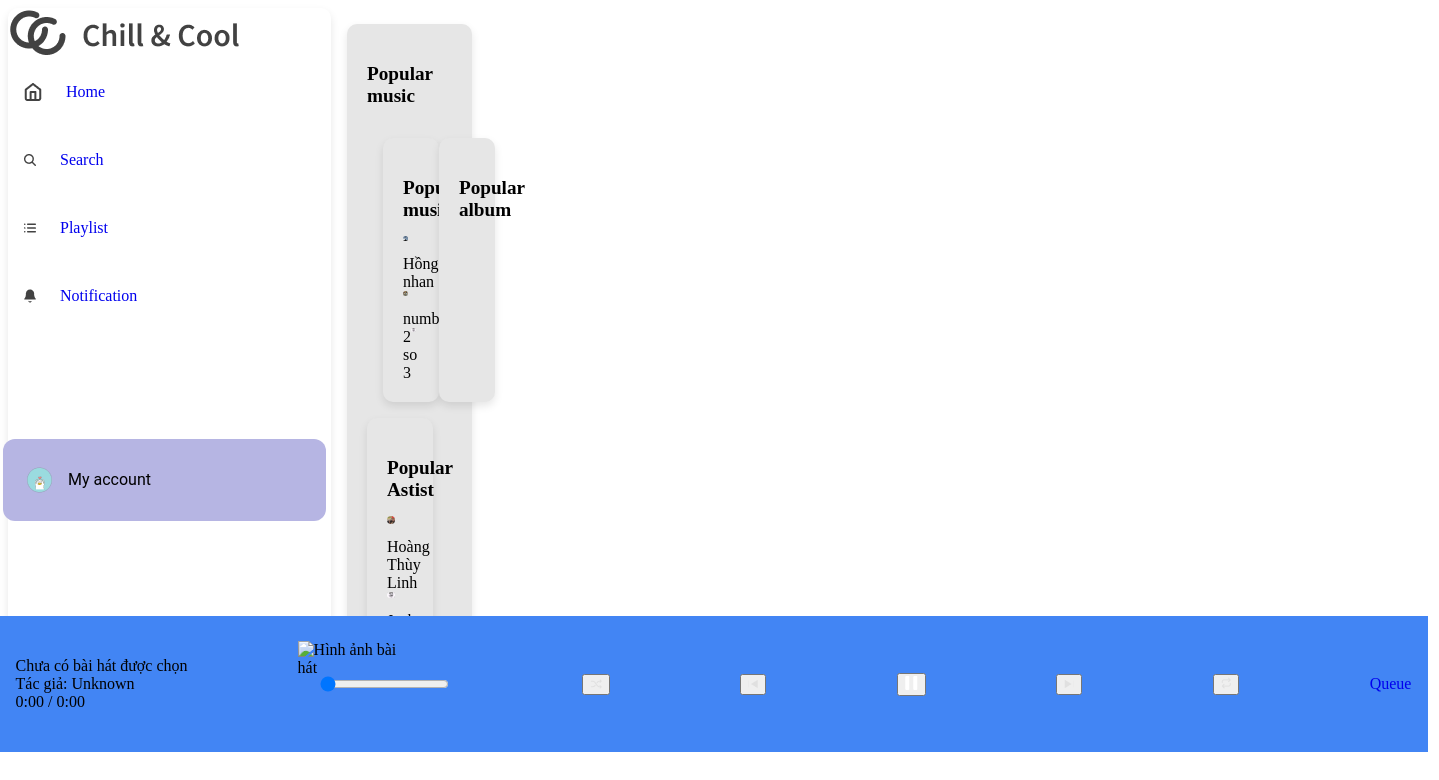
The page /User/index.php on the database as committed earlier.
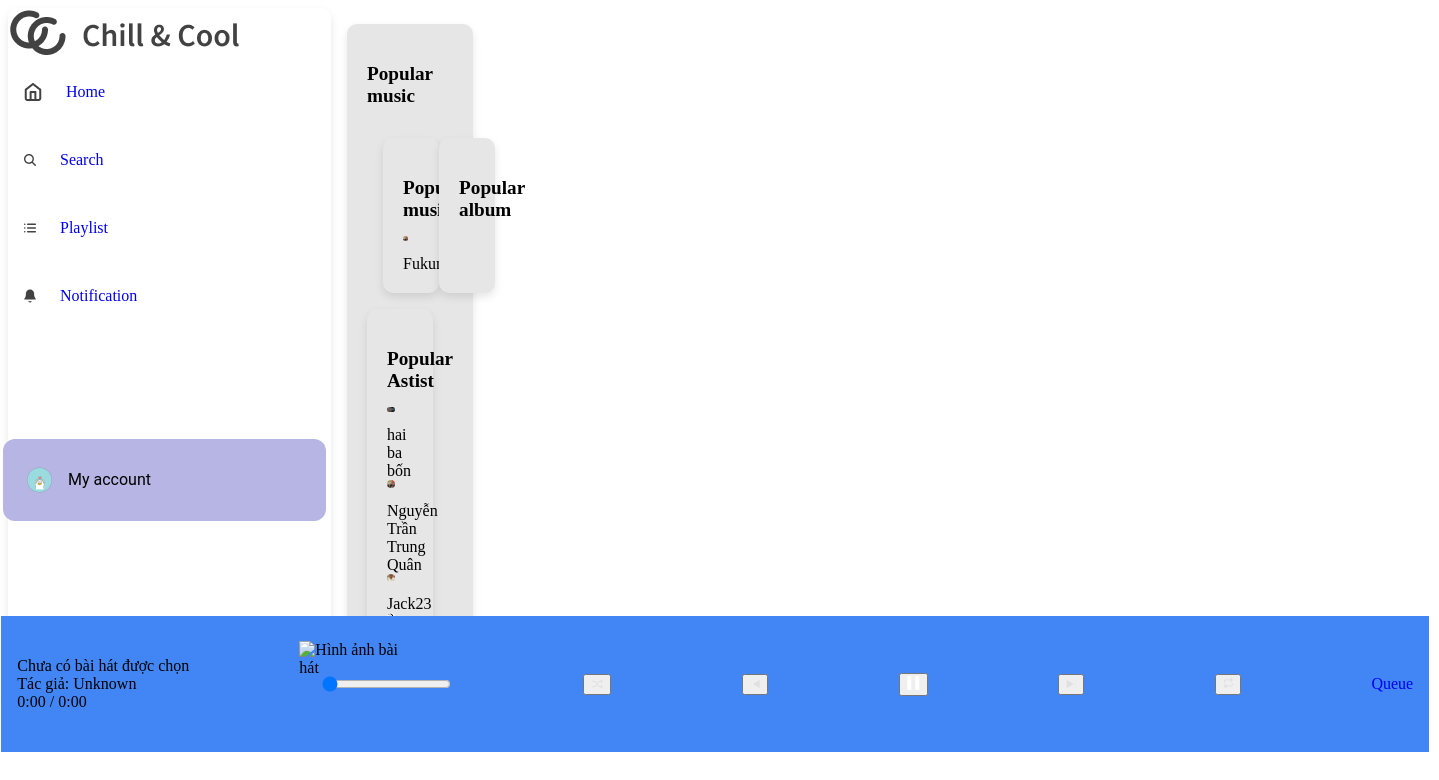
The same page on the database as committed later.
### tables this page shows
CREATE TABLE `songs` (
  `sid` int(11) NOT NULL,
  `sname` varchar(255) NOT NULL,
  `simage` varchar(255) NOT NULL,
  `slink` varchar(255) NOT NULL,
  `sview` int(11) NOT NULL DEFAULT 0,
  `sstatus` int(11) NOT NULL DEFAULT 1
);

CREATE TABLE `artists` (
  `aid` int(11) NOT NULL,
  `aname` varchar(255) NOT NULL,
  `aimage` varchar(255) NOT NULL,
  `aview` int(11) NOT NULL,
  `astatus` int(11) NOT NULL DEFAULT 1
);

### User/mainContent.php (the view, shortened to what this page needs)
<div class ="mainContent">
    <div class ="pMusic">
    <p>Popular music</p>
<div class="mainContent">
    <div class="pMusic">
        <p>Popular music</p>
        <?php
        $sql6 = "SELECT * FROM songs
                where sstatus=1
                ORDER BY sview DESC LIMIT 0,10";
        $result6 = $conn->query($sql6);
        if ($result6->num_rows > 0) {
            while($row6 = $result6->fetch_assoc()) {
                $sid = $row6["sid"];
                $sname = $row6["sname"];
                $simage = "../images/" . $row6["simage"];
                echo "<a href='index.php?sort=song_detail&id=$sid'><img src='$simage' alt='$sname'></a>";
                echo $sname;
            }
        }
    ?>
    </div>
    <div class = "pAlbum">
    <p>Popular album</p>
    </div>
</div>
<div class = "rightContent">
        <div>
            <p>Popular Astist</p>
            <?php
             $sql1 = "SELECT * FROM artists
                    ORDER BY aview DESC LIMIT 0,10";
             $result1 = $conn->query($sql1);
             if ($result1->num_rows > 0) {
                while($row1 = $result1->fetch_assoc()) {
                    $aname = $row1["aname"];
                    $aid = $row1["aid"];
                    $aimage = "../artists/".$row1["aimage"];
                    echo "<a href='index.php?sort=artist_detail&id=$aid'><img src='$aimage' alt='$aname'></a>";
                    echo $aname;
                }
             }
            ?>
        </div>
        </div>
    </div>

Rows that differ between the two databases and show on the page:
removed songs: simage (picture), sname "Hồng nhan"
removed songs: simage (picture), sname "number 2"
removed songs: simage (picture), sname "so 3"
added songs: simage (picture), sname "Fukumean"
added artists: aimage (picture), aname "hai ba bốn"
changed artists: aname "Hoàng Thùy Linh" → "Nguyễn Trần Trung Quân"
changed artists: aimage: a different picture; aname (not shown) → "Jack23"
